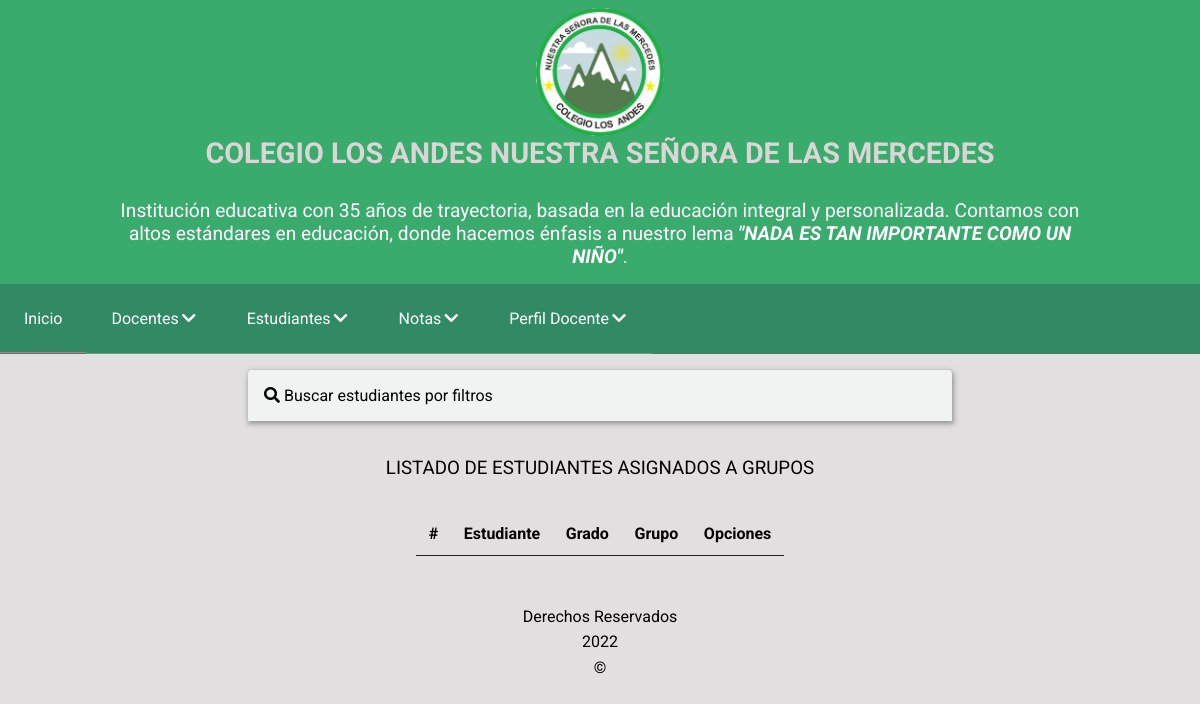
The app's page /principal.php?CONTENIDO=layout/components/estudiante/lista-estudiante-grupo.php (signed in) with its own data.
### tables this page shows
CREATE TABLE menu (
    id int(4) NOT NULL AUTO_INCREMENT PRIMARY KEY,
    nombre VARCHAR(60) NOT NULL,
    ruta VARCHAR(200) NULL,
    tipo INT(2) NOT NULL,
    es_hijo INT(4) NULL,
    posicion INT(4) NOT NULL,
    INDEX (es_hijo),
    FOREIGN KEY (es_hijo) REFERENCES menu(id)
);

CREATE TABLE roles (
    id INT(4) NOT NULL AUTO_INCREMENT PRIMARY KEY,
    nombre VARCHAR(20) NOT NULL,
    valor CHAR(3) NOT NULL
);

### logica/clases/Menu.php (called while the page is built, shortened)
<?php
class Menu
{
    protected $id;
    protected $nombre;
    protected $ruta;
    protected $tipo;
    protected $es_hijo;
    public function __construct($campo, $valor)
    {
        if ($campo != null) {
            $this->id = $campo['id'];
            $this->nombre = $campo['nombre'];
            $this->ruta = $campo['ruta'];
            $this->tipo = $campo['tipo'];
            $this->es_hijo = $campo['es_hijo'];
        }
    }
    public function getId()
    {
        return $this->id;
    }
    public function getNombre()
    {
        return $this->nombre;
    }
    public function getRuta()
    {
        return $this->ruta;
    }
    public function getTipo()
    {
        return $this->tipo;
    }
    public function getEsHijo()
    {
        return $this->es_hijo;
    }
    public static function getLista($filtro, $orden)
    {
        if ($filtro == null || $filtro == '') $filtro = '';
        else $filtro = " WHERE $filtro";
        if ($orden == null || $orden == '') $orden = '';
        else $orden = " ORDER BY $orden";
        $cadenaSQL = "SELECT id, nombre, ruta, tipo, es_hijo, posicion FROM menu $filtro $orden";
        return ConectorBD::ejecutarQuery($cadenaSQL);
    }
    public static function getListaEnObjetos($filtro, $orden)
    {
        $resultado = Menu::getLista($filtro, $orden);
        $lista = array();
        foreach ($resultado as $key) {
            $menu = new Menu($key, null);
            array_push($lista, $menu);
        }
        return $lista;
    }
}

### logica/clasesGenericas/ConectorBD.php (called while the page is built, shortened)
<?php
class ConectorBD
{
    private $servidor;
    private $puerto;
    private $baseDatos;
    private $controlador;
    private $usuario;
    private $clave;
    public function __construct()
    {
        $ruta = dirname(__FILE__) . '/../../configuracion.ini';
        if (!file_exists($ruta)) {
            echo 'Error: No existe el archivo de configuracion de conexion a la base de datos. Nombre del archivo: ' . $ruta;
        } else {
            $parametros = parse_ini_file($ruta);
            if (!$parametros) {
                echo 'Error: no se pudo procesar el archivo de configuracion. Nombre del archivo: ' . $ruta;
            } else {
                $this->servidor = $parametros['servidor'];
                $this->puerto = $parametros['puerto'];
                $this->baseDatos = $parametros['baseDatos'];
                $this->controlador = $parametros['controlador'];
                $this->usuario = $parametros['usuario'];
                $this->clave = $parametros['clave'];
            }
        }
    }
    public function conectar()
    {
        try {
            $this->conexion = new PDO("$this->controlador:host=$this->servidor;port=$this->puerto;dbname=$this->baseDatos", $this->usuario, $this->clave);
            return true;
        } catch (Exception $exc) {
            echo 'No se pudo conectar a la base de datos. ' . $exc->getMessage();
            return false;
        }
    }
    public static function ejecutarQuery($cadenaSQL)
    {
        $conectorBD = new ConectorBD();
        if ($conectorBD->conectar()) {
            $sentencia = $conectorBD->conexion->prepare($cadenaSQL);
            if (!$sentencia->execute()) $consulta = false;
            else {
                $consulta = $sentencia->fetchAll();
            }
        } else  echo 'No se pudo conectar con la base de datos.';
        return $consulta;
    }
}

### logica/clases/Permiso.php (called while the page is built, shortened)
<?php
class Permiso
{
    protected $estado;
    public function __construct($campo, $valor)
    {
        if ($campo != null) {
            $this->estado = $campo['estado'];
        }
    }
    public function getEstado()
    {
        return $this->estado;
    }
    public static function getLista($filtro, $orden)
    {
        if ($filtro == null || $filtro == '') $filtro = '';
        else $filtro = " WHERE $filtro";
        if ($orden == null || $orden == '') $orden = '';
        else $orden = " ORDER BY $orden";
        $cadenaSQL = "SELECT id, id_rol, id_menu, estado FROM permisos $filtro $orden";
        return ConectorBD::ejecutarQuery($cadenaSQL);
    }
    public static function getListaEnObjetos($filtro, $orden)
    {
        $resultado = Permiso::getLista($filtro, $orden);
        $lista = array();
        foreach ($resultado as $key) {
            $permisos = new Permiso($key, null);
            array_push($lista, $permisos);
        }
        return $lista;
    }
}

### logica/clases/Usuario.php (called while the page is built, shortened)
<?php
class Usuario
{
    protected $rol_id;
    public function getRolId()
    {
        return $this->rol_id;
    }
}

### logica/clases/Rol.php (called while the page is built, shortened)
<?php
class Rol
{
    protected $nombre;
    public function __construct($campo, $valor)
    {
        if ($campo != null) {
            if (!is_array($campo)) {
                $cadenaSQL = "SELECT id, nombre, valor FROM roles WHERE $campo=$valor";
                $campo = ConectorBD::ejecutarQuery($cadenaSQL)[0];
            }
            $this->nombre = $campo['nombre'];
        }
    }
    public function getNombre()
    {
        return $this->nombre;
    }
    public static function getLista($filtro, $orden)
    {
        if ($filtro == null || $filtro == '') $filtro = '';
        else $filtro = " WHERE $filtro";
        if ($orden == null || $orden == '') $orden = '';
        else $orden = " ORDER BY $orden";
        $cadenaSQL = "SELECT id, nombre, valor FROM roles $filtro $orden";
        return ConectorBD::ejecutarQuery($cadenaSQL);
    }
    public static function getListaEnObjetos($filtro, $orden)
    {
        $resultado = Rol::getLista($filtro, $orden);
        $lista = array();
        foreach ($resultado as $key) {
            $rol = new Rol($key, null);
            array_push($lista, $rol);
        }
        return $lista;
    }
}

### layout/components/estudiante/lista-estudiante-grupo.php (the view, shortened to what this page needs)
<?php
$lista = '';
?>
<div class="as-tab-content">
    <div class="as-tab-header" id="as-tab-header-click">
        <i class='fas fa-search'></i> Buscar estudiantes por filtros
    </div>
</div>
<div class="as-layout-table">
    <div>
        <h3 class="as-title-table">LISTADO DE ESTUDIANTES ASIGNADOS A GRUPOS</h3>
    </div>
    <div class="as-table-responsive">
        <table class="as-table">
            <thead>
                <tr>
                    <th scope="col">#</th>
                    <th scope="col">Estudiante</th>
                    <th scope="col">Grado</th>
                    <th scope="col">Grupo</th>
                    <th scope="col">Opciones</th>
                </tr>
            </thead>
                <?php print_r($lista); ?>
        </table>
    </div>
</div>

### principal.php (shortened to what this page needs)
<?php
$USUARIO = unserialize($_SESSION['usuario']);
$roles = Rol::getListaEnObjetos("id={$USUARIO->getRolId()}", null)[0];
?>
<!doctype html>
<html>
<head>
    <link rel="stylesheet" type="text/css" href="layout/css/main.css">
    <link rel="stylesheet" href="https://cdnjs.cloudflare.com/ajax/libs/font-awesome/5.15.4/css/all.min.css">
    <link rel="stylesheet" href="//code.jquery.com/ui/1.12.1/themes/base/jquery-ui.css">
</head>
<body>
    <header>
        <nav class="as-nav-header">
            <div class="as-first-div">
                <img class="as-logo" src="layout/img/logo-oficial.png" alt="logo" />
            </div>
            <div class="as-information">
                <h3 class="as-title">COLEGIO LOS ANDES NUESTRA SEÑORA DE LAS MERCEDES</h3>
                <p>Institución educativa con 35 años de trayectoria, basada en la educación integral
                    y personalizada. Contamos con altos estándares en educación, donde hacemos énfasis a
                    nuestro lema <span>&quot;NADA ES TAN IMPORTANTE COMO UN NIÑO&quot;</span>.</p>
            </div>
        </nav>
    </header>
    <nav class="as-main-nav">
        <ul class="as-menu" id="as-menu">
            <li class="menu__item"><a href="principal.php?CONTENIDO=layout/inicio.php" class="as-menu__link">Inicio</a></li>
            <?php
            $menu = MenuLista::getMenu($USUARIO->getRolId());
            echo $menu;
            ?>
            <li class="menu__item as-dropdown-submenu"><a href="#" class="as-menu__link as-submenu-btn"> <span>Perfil <?php echo $roles->getNombre(); ?> </span> <i class="fas fa-chevron-down"></i></a>
            </li>
    </nav>
    <main class="as-layout">
        <?php include $_REQUEST['CONTENIDO']; ?>
    </main>
    <?php
    $footer = Footer::showFooter();
    echo $footer;
    ?>
</body>
</html>

### logica/clasesGenericas/MenuLista.php
<?php
class MenuLista
{
    public static function getMenu($rol)
    {
        $listaMenu = '';
        $totalMenus = Menu::getListaEnObjetos(null, 'posicion');
        foreach ($totalMenus as $menu) {
            if ($menu->getTipo() == 1) {
                $listaMenu .= MenuLista::construirHijos($menu, $rol);
            }
        }
        return $listaMenu;
    }
    public static function construirHijos($item, $rol)
    {
        $permiso = Permiso::getListaEnObjetos("id_rol={$rol} AND id_menu={$item->getId()}", null);
        $tieneHijos = false;
        $hijoUnico = '';
        foreach ($permiso as $key) {
            if ($key->getEstado() == 1) {
                $hijoUnico .= '<li class="menu__item"><a href="' . $item->getRuta() . '" class="as-menu__link">' . $item->getNombre() . '</a></li>';
                $totalMenus = Menu::getListaEnObjetos(null, 'posicion');
                $listaHijos = '<li class="menu__item as-dropdown-submenu"><a href="' . $item->getRuta() . '" class="as-menu__link as-submenu-btn"> <span>' . $item->getNombre() . '</span> <i class="fas fa-chevron-down"></i></a><ul class="as-submenu">';
                foreach ($totalMenus as $menu) {
                    if ($menu->getEsHijo() == $item->getId() && $menu->getTipo() == 2) {
                        $permiso = Permiso::getListaEnObjetos("id_rol={$rol} AND id_menu={$menu->getId()}", null);
                        foreach ($permiso as $key) {
                            if ($key->getEstado() == 1) {
                                $listaHijos .= '<li class="menu__item"><a href="' . $menu->getRuta() . '" class="as-menu__link as-submenu-color">' . $menu->getNombre() . '</a></li>';
                            }
                        }
                        $tieneHijos = true;
                    }
                }
                $listaHijos .= '</ul> </li>';
            }
        }
        return $tieneHijos ? $listaHijos : $hijoUnico;
    }
}

### layout/css/main.css (style rules this page uses)
body { margin: 0; padding: 0; background-color: #e1dfdf; background-size: cover; font-family: 'Roboto', sans-serif; height: auto; }
.as-nav-header { display: flex; flex-direction: column; justify-content: center; align-items: center; text-align: center; padding: 0.5rem 0 0; background-color: #39ab6c; }
.as-nav-header .as-first-div { z-index: 9; height: 5.2rem; }
.as-nav-header .as-logo { max-width: 6rem; transform: scale(1); transition: all .4s ease-out; }
.as-nav-header .as-information { position: relative; background-color: #39ab6c; padding: 0.2rem 0; width: 100%; }
.as-nav-header .as-information .as-title { color: #dbd5d5; }
.as-nav-header .as-information p { font-weight: 400; visibility: hidden; transition: all .4s ease-out; display: none; color: #ffffff; }
.as-nav-header .as-information p span { font-style: italic; font-weight: 700; }
.as-menu, .as-submenu { list-style: none; padding: 0; margin: 0; }
.as-menu { background-color: rgb(50, 138, 101); width: 100%; margin-left: -100%; transition: all 0.5s; position: absolute; z-index: 999; }
.as-menu__link { display: flex; padding: 1.5em 1.5em; color: #ffffff; font-size: 1em; text-decoration: none; border-bottom: 1px solid #8e8b8b; }
.as-menu .menu__item .as-submenu-btn span { padding: 1px; }
.as-menu .menu__item .as-submenu-btn i { padding: 2px; }
.as-layout { padding: 1rem; }
.as-tab-content { display: block; max-width: 44rem; margin: 0 auto; position: relative; }
.as-tab-content .as-tab-header { padding: 1rem; margin-bottom: 1px; background-color: #f0f3f1; -webkit-box-shadow: 1px 2px 5px 1px rgba(119, 119, 119, 0.67); box-shadow: 1px 2px 5px 1px rgba(119, 119, 119, 0.67); cursor: pointer; border-radius: 4px 4px 0 0; transition: all 0.3s; }
.as-table-responsive { position: relative; overflow-x: auto; }
.as-layout-table { display: flex; justify-content: center; text-align: center; flex-direction: column; }
.as-layout-table .as-title-table { font-weight: 400; padding: 1rem 0.4rem; text-align: center; }
.as-layout-table .as-table { caption-side: bottom; border-collapse: collapse; padding: 1rem .5rem; width: 100%; }
.as-layout-table .as-table tbody, td, tfoot, th, thead, tr { border-color: inherit; border-style: solid; border-width: 0; }
.as-layout-table .as-table thead { vertical-align: bottom; border-bottom: 1px solid #212529; }
.as-layout-table .as-table thead tr th { vertical-align: bottom; padding: .7rem .8rem; }
@media (min-width: 576px) { .as-nav-header { flex-direction: column; } }
@media (min-width: 576px) { .as-nav-header .as-logo { max-width: 7rem; } }
@media (min-width: 576px) { .as-nav-header .as-information { padding: 1rem 0; } }
@media (min-width: 576px) { .as-nav-header .as-information .as-title { font-size: 1.5rem; } }
@media (min-width: 576px) { .as-nav-header .as-information p { visibility: visible; display: inherit; } }
@media (min-width: 768px) { .as-nav-header .as-logo { max-width: 8rem; } }
@media (min-width: 768px) { .as-nav-header .as-information .as-title { font-size: 1.7rem; } }
@media (min-width: 768px) { .as-nav-header .as-information p { visibility: visible; display: inherit; max-width: 80vw; margin: 0 auto; font-size: 1.2rem; } }
@media (min-width: 992px) { .as-nav-header .as-information .as-title { font-size: 1.8rem; } }
@media (min-width: 992px) { .as-menu { margin-left: 0; display: flex; align-items: center; justify-content: start; position: relative; } }
@media (min-width: 992px) { .as-dropdown-submenu { position: relative; } }
@media (min-width: 992px) { .as-layout-table { align-items: center; } }
@media (min-width: 1200px) { .as-nav-header { flex-direction: column; } }

### records on screen
menu: nombre "Docentes"
menu: nombre "Estudiantes"
menu: nombre "Notas"
roles: nombre "Docente"
